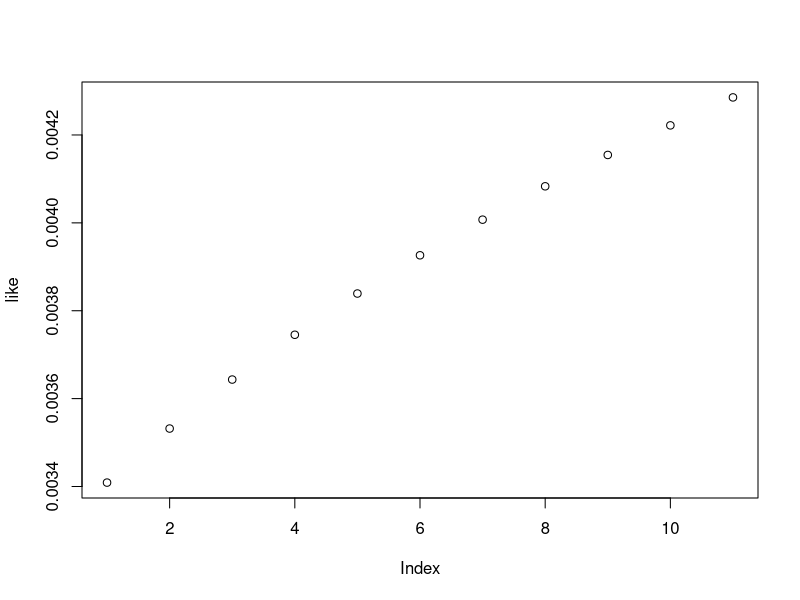

Here is the R script that generated this plot:
## Functions
pij = function( i, px, N, s ) 
{
  pxprime = 1. * px * ( s*(px+1.) + 1. )/(2.*s*px + 1.)
  return( dbinom( i, 2*N, pxprime ) )
}


probability_matrix = function( N, s, ng )
{
  mat = matrix(NA, nrow = 2*N+1, ncol = 2*N+1)
  
  for( i in 1:nrow(mat) )
    for( j in 1:ncol(mat) )
      mat[i,j] = pij( i-1, 1.*(j-1)/2/N, N, s )
    
    res = mat
    
    for( g in 2:ng )
      res = res %*% mat
    
    return(res)
}


r.__likelihood = function( i1, S1, i2, S2, N, ng, s )
{
  mat = probability_matrix(N, s, ng)
  
  prob_i1 = 1./(2*N+1-i1)
  
  # Declaring miscellaneous variables.
  L = 0.
  
  for( i in i1:(2*N) ) 
  {
    # probability of sampling at t1
    ps1 = dhyper( i1, i, 2*N-i, 2*S1 )
    
    # probability of sampling at t2
    ps2 = 0.
    for( k in i2:(2*N) )
      ps2 = ps2 + mat[k+1,i+1] * dhyper( i2, k, 2*N-k, 2*S2 )
    
    L = L + ps1 * ps2
  }
  
  return(L * prob_i1)
}

## Main function
r.likelihood = function( data, N, s )
{
  p2 = 1.
  
  for( k in 1:(dim(data)[1]-1) )
    p2 = p2 * r.__likelihood( data[k,2],   # i1
                              data[k,3],   # S1
                              data[k+1,2], # i2
                              data[k+1,3], # S2
                              N, 
                              data[k+1,1]-data[k,1], # t2-t1
                              s )
  
  return(p2)
}


## Generating pseudo data
Ne = 10
S1 = Ne
S2 = Ne

t1 = 1
t2 = 10

i1.true = 5
s = 0.1

i.tmp = i1.true

for( i in 1:(t2-t1) )
  i.tmp = rbinom(1, 2*Ne, i.tmp/2/Ne)

i1 = rhyper(1, i1.true, 2*Ne-i1.true, 2*S1)
i2 = rhyper(1, i.tmp, 2*Ne-i.tmp, 2*S2)

data = matrix(c(t1,t2,i1,i2,S1,S2),ncol=3)

like = sapply( 10:20, function(x) r.likelihood(data,x,0) )
plot(like)





